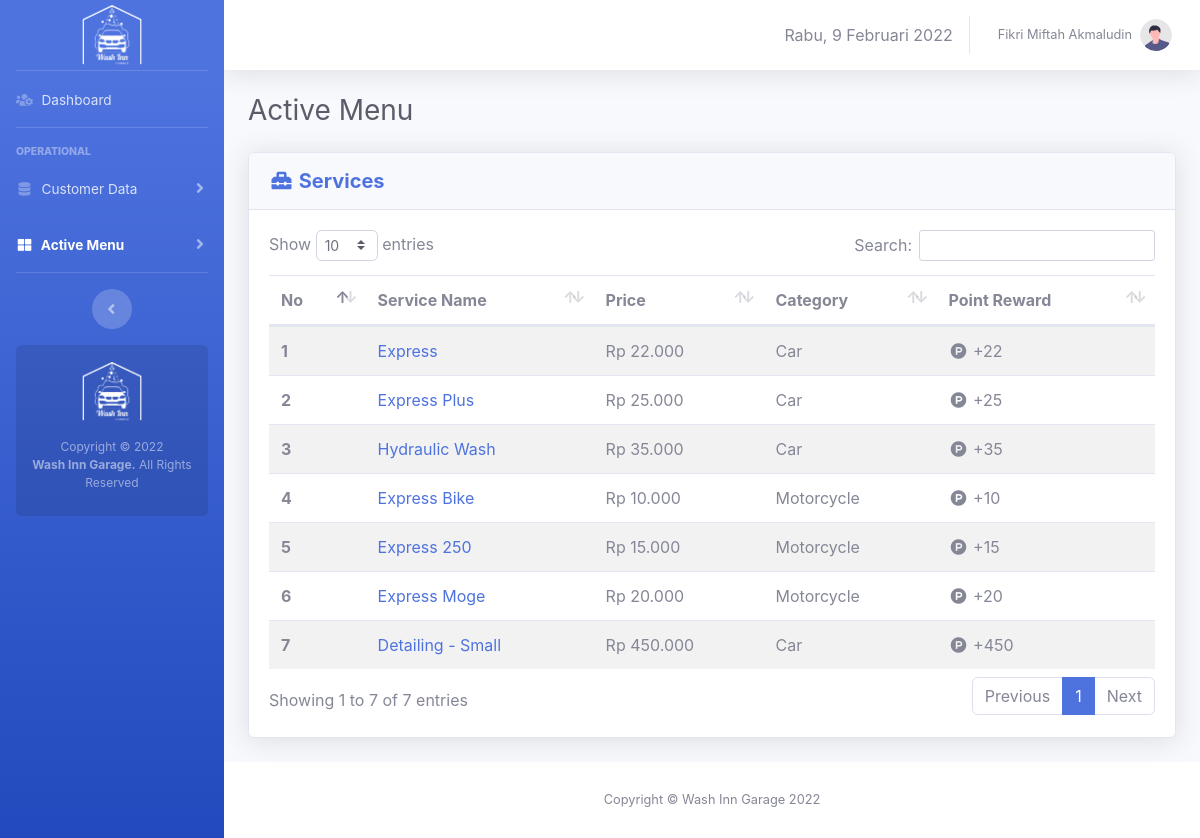
Page /operator/service-menu.php (signed in) on the committed database.
### tables this page shows
CREATE TABLE `users` (
  `id` int(11) NOT NULL,
  `fullname` varchar(50) NOT NULL,
  `email` varchar(50) NOT NULL,
  `phone` varchar(15) NOT NULL DEFAULT 'n/a',
  `username` varchar(50) NOT NULL,
  `role` enum('admin','operator') NOT NULL,
  `password` varchar(255) NOT NULL
);

CREATE TABLE `menus` (
  `id` int(10) NOT NULL,
  `type` enum('service','merchandise','food','beverage','promotion') NOT NULL,
  `category` enum('Car','Motorcycle') DEFAULT NULL,
  `name` varchar(50) NOT NULL,
  `price` int(20) NOT NULL,
  `image` varchar(100) DEFAULT 'no-thumbnail.jpg',
  `description` varchar(1000) DEFAULT NULL,
  `stock` int(10) DEFAULT NULL,
  `poin` int(11) NOT NULL,
  `status` enum('active','inactive','out of stock') NOT NULL
);

### core/init.php (called while the page is built, shortened)
<?php
if (!empty($_SERVER['HTTPS']) && ('on' == $_SERVER['HTTPS'])) {
  $home = 'https://';
} else {
  $home = 'http://';
}
$home   .= $_SERVER['HTTP_HOST'] . '/washinngarage';
$assets  = $home . '/assets';

### operator/operator-only.php (called while the page is built, shortened)
<?php
require_once '../core/init.php';
$current_user = $_SESSION['wig_user'];
?>

### core/user.php (called while the page is built, shortened)
<?php
function getUserByUsername($username){
	global $link;
	$username = mysqli_real_escape_string($link, $username);
	$query = "SELECT * FROM users WHERE username = '$username'";
	$result = mysqli_query($link, $query);
	$data = mysqli_fetch_assoc($result);
	return $data;
}
 ?>

### operator/service-menu.php (the view, shortened to what this page needs)
<?php
require_once 'operator-only.php';
$i = 1;
$query_getServices = "SELECT * FROM menus WHERE type = 'service' AND status = 'active'";
$execute_getServices = mysqli_query($link, $query_getServices);
?>
<!DOCTYPE html>
<html>
<head>
  <link rel="stylesheet" type="text/css" href="<?= $assets ?>/css/sb-admin-2.min.css">
  <link href="<?= $assets ?>/vendor/fontawesome-free/css/all.min.css" rel="stylesheet" type="text/css">
  <link href="<?= $assets ?>/vendor/datatables/dataTables.bootstrap4.min.css" rel="stylesheet">
</head>
<body class="page-top">
  <div id="wrapper">
    <?php require_once 'view-template/sidebar.php'; ?>
    <div id="content-wrapper" class="d-flex flex-column">
      <div id="content">
        <?php require_once 'view-template/topbar.php'; ?>
        <div class="container-fluid">
          <div class="d-sm-flex align-items-center justify-content-between mb-4">
            <h1 class="h3 mb-0 text-gray-800">Active Menu </h1>
          </div>
          <div class="row">
            <div class="col-xl-12 col-lg-12" id="panelUtama">
              <div class="card shadow mb-4">
                <div class="card-header py-3 d-flex flex-row align-items-center justify-content-between">
                  <h5 class="m-0 font-weight-bold text-primary"><i class="fas fa-toolbox fa-fw"></i> Services</h5>
                </div>
                <div class="card-body">
                  <table class="table table-striped" id="services">
                    <thead>
                      <tr>
                        <th scope="col">No</th>
                        <th scope="col">Service Name</th>
                        <th scope="col">Price</th>
                        <th scope="col">Category</th>
                        <th scope="col">Point Reward</th>
                      </tr>
                    </thead>
                    <tbody>
                      <?php while ($service = mysqli_fetch_assoc($execute_getServices)) {
                        $status = ($service['status'] == 'active') ? 'Active' : 'Inactive';
                        $points = $service['poin'];
                        $type = ($service['type'] == 'service') ? 'Service' : 'other';
                        $price = 'Rp ' . number_format($service['price'], 0, ',', '.')
                      ?>
                        <tr onclick="openDetail('<?= $service['image'] . '\',\'' . $service['name'] . '\',\'' . $type . '\',\'' . $service['category'] . '\',\'' . $price . '\',\'' . $status . '\',\'' . $service['description'] . '\',\'' . $service['id'] . '\',\'' . $service['price'] . '\',\'' . $service['poin'] ?>')">
                          <th scope="row"><?= $i ?></th>
                          <td><a href="#" class="text-decoration-none"><?= $service['name'] ?></a></td>
                          <td><?= $price ?></td>
                          <td><?= $service['category'] ?></td>
                          <td> <i class="fab fa-product-hunt fa-fw"></i> +<?= $points ?></td>
                        </tr>
                      <?php $i++;
                      } ?>
                    </tbody>
                  </table>
                </div>
              </div>
            </div>
          </div>
        </div>
      </div>
      <?php require_once "view-template/footer.php" ?>
    </div>
  </div>
</body>
</html>

### operator/view-template/topbar.php (shortened to what this page needs)
<?php
$userdetail = getUserByUsername($current_user);
?>
<nav class="navbar navbar-expand navbar-light bg-white topbar mb-4 static-top shadow">
    <ul class="navbar-nav ml-auto">
        <li class="nav-item d-none d-lg-inline my-auto">
            <span id="tgl"></span>
        </li>
        <li class="nav-item dropdown no-arrow">
            <a class="nav-link dropdown-toggle" href="#" id="userDropdown" role="button" data-toggle="dropdown" aria-haspopup="true" aria-expanded="false">
                <span class="mr-2 d-none d-lg-inline text-gray-600 small"><?= $userdetail['fullname'] ?></span>
                <img class="img-profile rounded-circle" src="<?= $assets ?>/img/undraw_profile.svg">
            </a>
        </li>
    </ul>
</nav>

### rows in the picture
users: fullname "Fikri Miftah Akmaludin"
menus: name "Express", price "Rp 22.000", category "Car", poin "22"
menus: name "Express Plus", price "Rp 25.000", category "Car", poin "25"
menus: name "Hydraulic Wash", price "Rp 35.000", category "Car", poin "35"
menus: name "Express Bike", price "Rp 10.000", category "Motorcycle", poin "10"
menus: name "Express 250", price "Rp 15.000", category "Motorcycle", poin "15"
menus: name "Express Moge", price "Rp 20.000", category "Motorcycle", poin "20"
menus: name "Detailing - Small", price "Rp 450.000", category "Car", poin "450"
